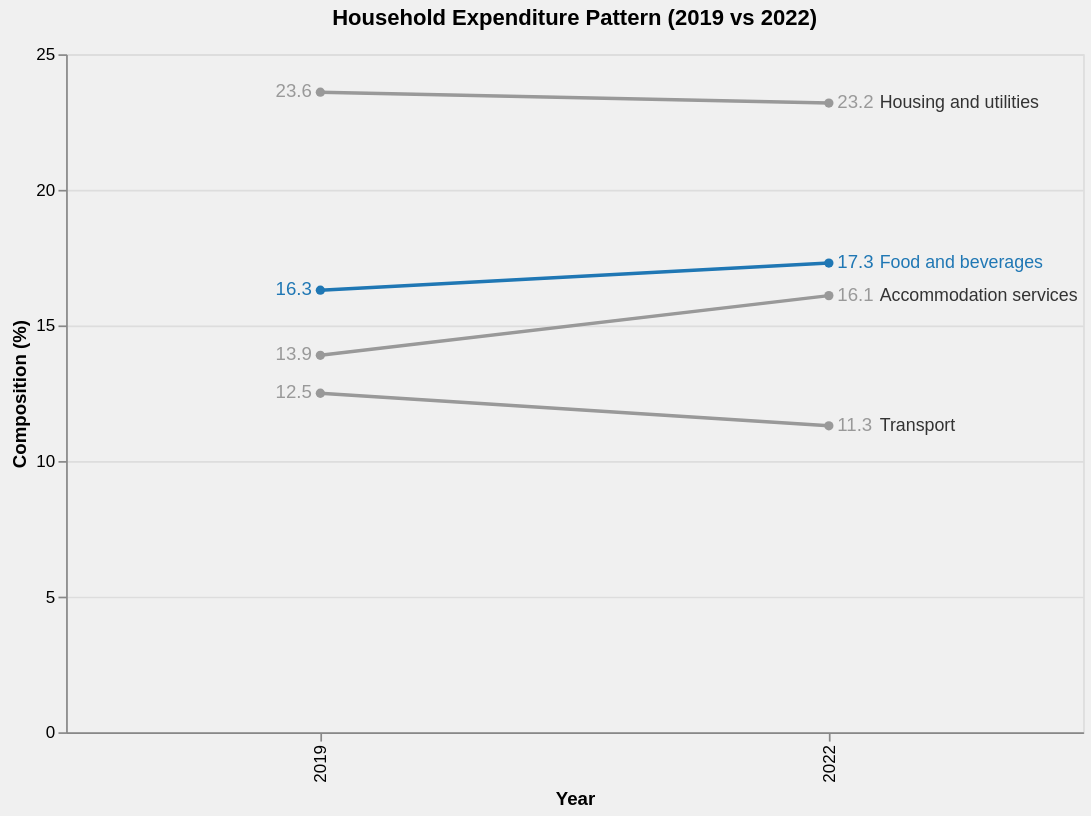

Express this chart as Vega-Lite.
### Vega-Lite specification from a JSON file in a GitHub repository (floating-point values rounded to 4 significant figures)
{"$schema": "https://vega.github.io/schema/vega-lite/v5.json", "background": "#f0f0f0", "title": {"text": "Household Expenditure Pattern (2019 vs 2022)", "anchor": "middle", "dy": -5}, "width": 600, "height": 400, "data": {"values": [{"Expenditure Group": "Housing and utilities", "Year": "2019", "Composition (%)": 23.6}, {"Expenditure Group": "Housing and utilities", "Year": "2022", "Composition (%)": 23.2}, {"Expenditure Group": "Food and beverages", "Year": "2019", "Composition (%)": 16.3}, {"Expenditure Group": "Food and beverages", "Year": "2022", "Composition (%)": 17.3}, {"Expenditure Group": "Accommodation services", "Year": "2019", "Composition (%)": 13.9}, {"Expenditure Group": "Accommodation services", "Year": "2022", "Composition (%)": 16.1}, {"Expenditure Group": "Transport", "Year": "2019", "Composition (%)": 12.5}, {"Expenditure Group": "Transport", "Year": "2022", "Composition (%)": 11.3}]}, "encoding": {"x": {"field": "Year", "type": "ordinal", "title": "Year"}, "y": {"field": "Composition (%)", "type": "quantitative", "scale": {"domain": [0, 25]}, "axis": {"title": "Composition (%)", "values": [0, 5, 10, 15, 20, 25]}}, "color": {"field": "Expenditure Group", "type": "nominal", "scale": {"domain": ["Food and beverages", "Housing and utilities", "Accommodation services", "Transport"], "range": ["#1f77b4", "#999999", "#999999", "#999999"]}, "legend": null}}, "layer": [{"mark": {"type": "line", "point": true, "strokeWidth": 2}, "encoding": {"strokeWidth": {"condition": {"test": "datum['Expenditure Group'] == 'Food and beverages'", "value": 3}, "value": 1.5}, "tooltip": [{"field": "Expenditure Group", "type": "nominal", "title": "Expenditure Group"}, {"field": "Year", "type": "ordinal", "title": "Year"}, {"field": "Composition (%)", "type": "quantitative", "title": "Composition (%)"}]}}, {"transform": [{"filter": "datum.Year == '2022'"}], "mark": {"type": "text", "align": "left", "dx": 5, "fontSize": 11}, "encoding": {"text": {"field": "Composition (%)", "type": "quantitative", "format": ".1f"}, "x": {"field": "Year"}, "y": {"field": "Composition (%)"}}}, {"transform": [{"filter": "datum.Year == '2019'"}], "mark": {"type": "text", "align": "right", "dx": -5, "fontSize": 11}, "encoding": {"text": {"field": "Composition (%)", "type": "quantitative", "format": ".1f"}, "x": {"field": "Year"}, "y": {"field": "Composition (%)"}}}, {"transform": [{"filter": "datum.Year == '2022'"}], "mark": {"type": "text", "align": "left", "dx": 30, "fontSize": 10.5}, "encoding": {"text": {"field": "Expenditure Group"}, "x": {"field": "Year"}, "y": {"field": "Composition (%)"}, "color": {"condition": {"test": "datum['Expenditure Group'] == 'Food and beverages'", "value": "#1f77b4"}, "value": "#333333"}}}]}
